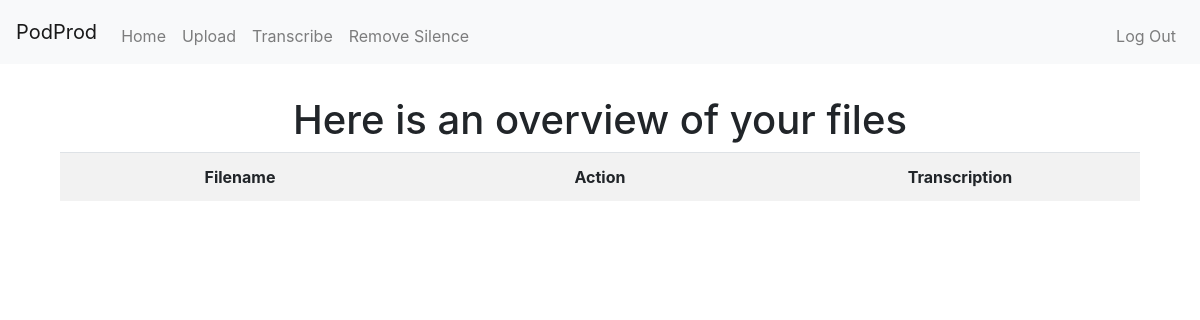
/transcribe (signed in), run on an earlier commit of the app's database.
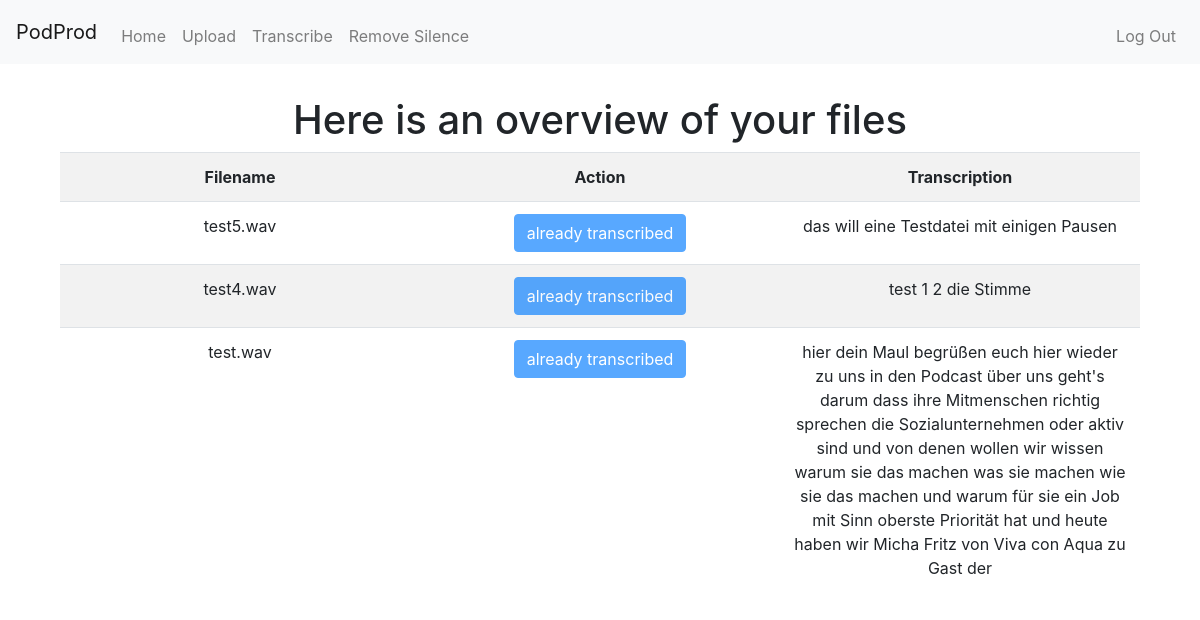
And on a later commit of the database.
### tables this page shows
CREATE TABLE "uploads" (
	"upload_id"	INTEGER NOT NULL PRIMARY KEY AUTOINCREMENT UNIQUE,
	"user_id"	INTEGER NOT NULL,
	"upload_name"	TEXT NOT NULL,
	"transcribed"	INTEGER,
	"transcription"	TEXT,
	"cutted"	INTEGER
);

### app.py (the view)
@app.route("/transcribe", methods=["GET", "POST"])
@login_required
def transcribe():
	text = ''
	entries = []
	dict = {}
	dict2 = {}
	user_id = session["user_id"]
	rows = db.execute("SELECT upload_name FROM uploads WHERE (user_id=:user_id)", user_id=user_id)
	for i in rows:
		value = list(i.values())
		entries.append(value[0])
	transcribed = db.execute("SELECT upload_name, transcribed FROM uploads WHERE (user_id=:user_id)", user_id=user_id)
	for i in transcribed:
		value = list(i.values())
		dict[value[0]] = value[1]
	transcription = db.execute("SELECT upload_name, transcription FROM uploads WHERE (user_id=:user_id)", user_id=user_id)
	for i in transcription:
		value = list(i.values())
		dict2[value[0]] = value[1]
	if request.method == "POST":
		filename = request.form['play_file']
		filepath = os.path.join(app.config["FILE_UPLOADS"], filename)
		recognizer = sr.Recognizer()
		audio_file = sr.AudioFile(filepath)
		with audio_file as source:
			audio_data = recognizer.record(source)
			text = recognizer.recognize_google(audio_data, key=GOOGLE_SPEECH_API_KEY, language="de-DE")
		rows = db.execute("UPDATE uploads SET transcribed = '1' WHERE (user_id=:user_id) AND (upload_name=:upload_name)", user_id=user_id, upload_name=filename)
		rows = db.execute("UPDATE uploads SET transcription = :text WHERE (user_id=:user_id) AND (upload_name=:upload_name)", user_id=user_id, upload_name=filename, text=text)
		return redirect('/transcribe')
	else:
		return render_template('transcribe.html', entries=entries, text=text, dict2=dict2)

### app.py (called while the page is built)
@app.after_request
def after_request(response):
    response.headers["Cache-Control"] = "no-cache, no-store, must-revalidate"
    response.headers["Expires"] = 0
    response.headers["Pragma"] = "no-cache"
    return response

### helpers.py (called while the page is built)
def login_required(f):
    @wraps(f)
    def decorated_function(*args, **kwargs):
        if session.get("user_id") is None:
            return redirect("/login")
        return f(*args, **kwargs)
    return decorated_function

### templates/transcribe.html (shortened to what this page needs)
{% extends 'main_template.html' %}
{% block main %}
<div class="container">
    <h1>Here is an overview of your files</h1>
  	<table class="table table-striped">
  		<tr>
  			<th>Filename</th>
  			<th>Action</th>
        <th>Transcription</th>
  		</tr>
  	{% for result in entries %}
    	{% if ".wav" in result %}
	    	<tr>
	    		<td>{{ result }}</td>
          <td>
            {% if dict2[result] == None %}
              <form action="" method="POST"> <button type="submit" name="play_file" class="btn btn-primary" value={{ result }}>Transcribe</button></form>
            {% else %}
              <button type="submit" name="play_file" class="btn btn-primary" value={{ result }} disabled>already transcribed</button>
            {% endif %}
          </td>
          <td> {{ dict2[result] }}</td>
	    	</tr>
    	{% endif %}
	{% endfor %}
	</table>
</div>
{% endblock %}

### templates/main_template.html (shortened to what this page needs)
<!doctype html>
<html lang="en">
  <head>
    <link rel="stylesheet" href="{{ url_for('static', filename='css/style.css') }}">
    <link rel="stylesheet" href="https://stackpath.bootstrapcdn.com/bootstrap/4.5.0/css/bootstrap.min.css">
  </head>
  <body>
    <nav class="navbar navbar-expand-lg navbar-light bg-light justify-content-center">
      <a class="navbar-brand" href="/">PodProd</a>
      <div class="collapse navbar-collapse" id="navbarNav">
        {% if session.user_id %}
          <ul class="navbar-nav mr-auto mt-2">
            <li class="nav-item"><a class="nav-link" href="/">Home</a></li>
            <li class="nav-item"><a class="nav-link" href="/upload">Upload</a></li>
            <li class="nav-item"><a class="nav-link" href="/transcribe">Transcribe</a></li>
            <li class="nav-item"><a class="nav-link" href="/remove-silence">Remove Silence</a></li>
          </ul>
          <ul class="navbar-nav ml-auto mt-2">
            <li class="nav-item"><a class="nav-link" href="/logout">Log Out</a></li>
          </ul>
        {% else %}
          <ul class="navbar-nav ml-auto mt-2">
            <li class="nav-item"><a class="nav-link" href="/register">Register</a></li>
            <li class="nav-item"><a class="nav-link" href="/login">Log In</a></li>
          </ul>
        {% endif %}
      </div>
    </nav>
    <div class="container">
      <main>{% block main %}{% endblock %}</main>
    </div>
  </body>
</html>

### static/css/style.css (style rules this page uses)
main { margin-top: 2em; text-align: center; }
table { max-width: none; table-layout:fixed }

What changed in the data, as far as the page shows it:
added uploads: upload_name "test5.wav", upload_name+transcription "das will eine Testdatei mit einigen Pausen"
added uploads: upload_name "test4.wav", upload_name+transcription "test 1 2 die Stimme"
added uploads: upload_name "test.wav", upload_name+transcription "hier dein Maul begrüßen euch hier wieder zu uns in den Podcast über uns geht's darum dass ihre Mitmenschen richtig sprechen die Sozialunternehmen oder aktiv sind und von denen wollen wir wissen warum sie das machen was sie machen wie sie das machen und warum für sie ein Job mit Sinn oberste Priorität hat und heute haben wir Micha Fritz von Viva con Aqua zu Gast der"
